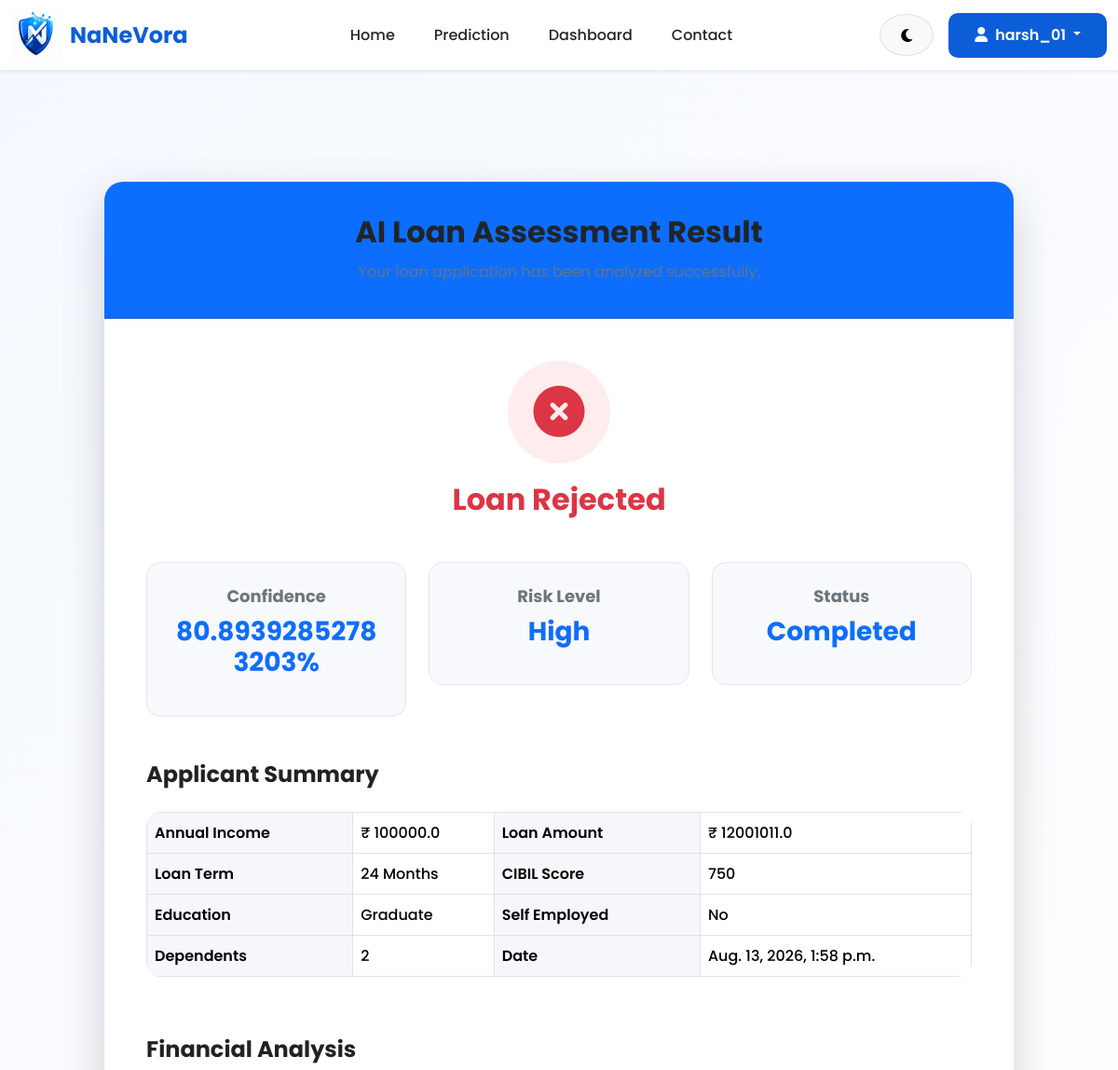
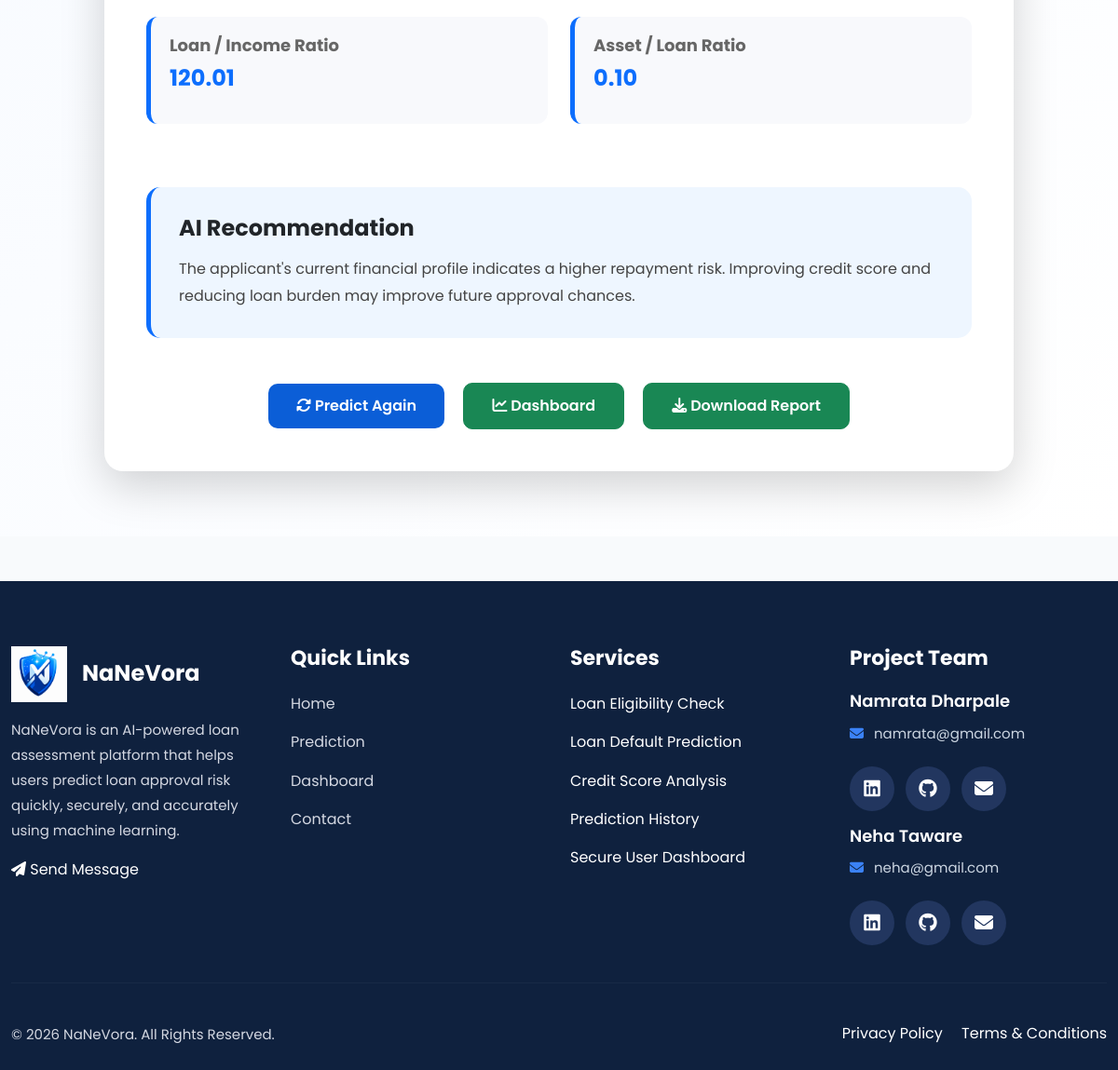
The page /result/11/ (signed in) on the database its author committed (2 pictures, top to bottom).
### website/models.py (models this page shows, shortened)
class Prediction(models.Model):
    EDUCATION = [
        ('Graduate', 'Graduate'),
        ('Not Graduate', 'Not Graduate'),
    ]
    YES_NO = [
        ('Yes', 'Yes'),
        ('No', 'No'),
    ]
    RESULT = [
        ('Approved', 'Approved'),
        ('Rejected', 'Rejected'),
    ]
    user = models.ForeignKey(
        User,
        on_delete=models.CASCADE,
        related_name='predictions'
    )
    no_of_dependents = models.IntegerField()
    education = models.CharField(
        max_length=20,
        choices=EDUCATION
    )
    self_employed = models.CharField(
        max_length=10,
        choices=YES_NO
    )
    income_annum = models.FloatField()
    loan_amount = models.FloatField()
    loan_term = models.IntegerField()
    cibil_score = models.IntegerField()
    residential_assets_value = models.FloatField()
    commercial_assets_value = models.FloatField()
    luxury_assets_value = models.FloatField()
    bank_asset_value = models.FloatField()
    loan_income_ratio = models.FloatField(
        default=0
    )
    asset_loan_ratio = models.FloatField(
        default=0
    )
    prediction_result = models.CharField(
        max_length=20,
        choices=RESULT,
        blank=True
    )
    prediction_probability = models.FloatField(
        default=0
    )
    created_at = models.DateTimeField(
        auto_now_add=True
    )
    prediction_probability = models.FloatField(
        default=0
    )
    status = models.CharField(
    max_length=20,
    default="Completed"
    )
    risk_level = models.CharField(
    max_length=20,
    default="Low"
    )

### website/views.py (the view)
@login_required
def result(request, prediction_id):
    prediction = get_object_or_404(
        Prediction,
        id=prediction_id,
        user=request.user
    )
    return render(
        request,
        "result.html",
        {
            "prediction": prediction
        }
    )

### templates/result.html (shortened to what this page needs)
{% extends 'base.html' %}
{% load static %}
{% block extra_css %}
<link rel="stylesheet" href="{% static 'css/result.css' %}">
{% endblock %}
{% block content %}
<section class="result-section">
<div class="container">
<div class="row justify-content-center">
<div class="col-lg-10">
<div class="card result-card shadow-lg">
<div class="card-header text-center">
<h2>
AI Loan Assessment Result
</h2>
<p>
</p>
</div>
<div class="card-body">
<div class="text-center mb-5">
{% if prediction.prediction_result == "Approved" %}
<div class="status-icon approved">
<i class="fa-solid fa-circle-check"></i>
</div>
<h2 class="text-success">
Loan Approved
</h2>
{% else %}
<div class="status-icon rejected">
<i class="fa-solid fa-circle-xmark"></i>
</div>
<h2 class="text-danger">
Loan Rejected
</h2>
{% endif %}
</div>
<div class="row g-4 mb-5">
<div class="col-md-4">
<div class="summary-box">
<h6>
Confidence
</h6>
<h3>
{{ prediction.prediction_probability }}%
</h3>
</div>
</div>
<div class="col-md-4">
<div class="summary-box">
<h6>
Risk Level
</h6>
<h3>
{{ prediction.risk_level }}
</h3>
</div>
</div>
<div class="col-md-4">
<div class="summary-box">
<h6>
Status
</h6>
<h3>
{{ prediction.status }}
</h3>
</div>
</div>
</div>
<h4 class="section-title">
Applicant Summary
</h4>
<div class="table-responsive">
<table class="table table-bordered">
<tbody>
<tr>
<th>Annual Income</th>
<td>₹ {{ prediction.income_annum }}</td>
<th>Loan Amount</th>
<td>₹ {{ prediction.loan_amount }}</td>
</tr>
<tr>
<th>Loan Term</th>
<td>{{ prediction.loan_term }} Months</td>
<th>CIBIL Score</th>
<td>{{ prediction.cibil_score }}</td>
</tr>
<tr>
<th>Education</th>
<td>{{ prediction.education }}</td>
<th>Self Employed</th>
<td>{{ prediction.self_employed }}</td>
</tr>
<tr>
<th>Dependents</th>
<td>{{ prediction.no_of_dependents }}</td>
<th>Date</th>
<td>{{ prediction.created_at }}</td>
</tr>
</tbody>
</table>
</div>
<h4 class="section-title mt-5">
Financial Analysis
</h4>
<div class="row">
<div class="col-md-6">
<div class="analysis-box">
<h6>
Loan / Income Ratio
</h6>
<h4>
{{ prediction.loan_income_ratio|floatformat:2 }}
</h4>
</div>
</div>
<div class="col-md-6">
<div class="analysis-box">
<h6>
Asset / Loan Ratio
</h6>
<h4>
{{ prediction.asset_loan_ratio|floatformat:2 }}
</h4>
</div>
</div>
</div>
<div class="recommendation mt-5">
<h4>
AI Recommendation
</h4>
{% if prediction.prediction_result == "Approved" %}
<p>
Based on the applicant's financial profile,
the loan application demonstrates a healthy repayment
capacity and acceptable credit behaviour.
</p>
{% else %}
<p>
The applicant's current financial profile
indicates a higher repayment risk.
Improving credit score and reducing loan burden
may improve future approval chances.
</p>
{% endif %}
</div>
<div class="text-center mt-5">
<a href="{% url 'prediction' %}" class="btn btn-primary me-3">
<i class="fa-solid fa-rotate"></i>
Predict Again
</a>
<a href="{% url 'dashboard' %}" class="btn btn-success me-3">
<i class="fa-solid fa-chart-line"></i>
Dashboard
</a>
<a href="{% url 'download_report' prediction.id %}"
   class="btn btn-success">
    <i class="fa-solid fa-download"></i>
    Download Report
</a>
</div>
</div>
</div>
</div>
</div>
</div>
</section>
{% endblock %}

### templates/navbar.html (shortened to what this page needs)
{% load static %}
<nav class="navbar navbar-expand-lg custom-navbar shadow-sm sticky-top">
    <div class="container">
<a class="navbar-brand d-flex align-items-center"
   href="{% url 'home' %}">
    <img src="{% static 'images/logo.png' %}"
         alt="NaNeVora Logo"
         class="logo-img">
    <div class="ms-2">
        <h4 class="brand-text mb-0">
            NaNeVora
        </h4>
        </div>
        </a>
        <div class="collapse navbar-collapse"
             id="mainNavbar">
            <ul class="navbar-nav mx-auto">
                <li class="nav-item">
                    <a class="nav-link" href="{% url 'home' %}">
                        Home
                    </a>
                </li>
                <li class="nav-item">
                    <a class="nav-link" href="{% url 'prediction' %}">
                        Prediction
                    </a>
                </li>
                <li class="nav-item">
                    <a class="nav-link" href="{% url 'dashboard' %}">
                        Dashboard
                    </a>
                </li>
                <li class="nav-item">
                    <a class="nav-link" href="{% url 'contact' %}">
                        Contact
                    </a>
                </li>
            </ul>
            <div class="d-flex align-items-center">
                <button
                    type="button"
                    class="btn btn-light theme-btn me-3"
                    id="themeToggle"
                    aria-label="Toggle Dark Mode">
                    <i class="fa-solid fa-moon"></i>
                </button>
                {% if user.is_authenticated %}
                <div class="dropdown">
                    <button class="btn btn-primary dropdown-toggle"
                            data-bs-toggle="dropdown">
                        <i class="fa-solid fa-user me-1"></i>
                        {{ user.username }}
                    </button>
                </div>
                {% endif %}
            </div>
        </div>
    </div>
</nav>

### static/css/variables.css (style rules this page uses)
:root { --primary-color:#0B5ED7; --primary-dark:#084298; --primary-light:#D7E8FF; --secondary-color:#0D6EFD; --background-color:#F8FAFC; --card-background:#FFFFFF; --navbar-background:#FFFFFF; --footer-background:#0B1F3A; --text-color:#212529; --text-light:#6C757D; --white:#FFFFFF; --black:#000000; --success:#198754; --warning:#FFC107; --danger:#DC3545; --info:#0DCAF0; --border-color:#DEE2E6; --radius-sm:5px; --radius-md:10px; --radius-lg:18px; --radius-xl:25px; --shadow-sm:0 2px 5px rgba(0,0,0,.08); --shadow-md:0 5px 15px rgba(0,0,0,.10); --shadow-lg:0 10px 30px rgba(0,0,0,.15); --font-family:'Poppins',sans-serif; --font-small:14px; --font-normal:16px; --font-medium:18px; --font-large:24px; --font-xl:32px; --font-xxl:42px; --weight-light:300; --weight-normal:400; --weight-medium:500; --weight-semibold:600; --weight-bold:700; --transition:0.30s ease-in-out; --navbar-height:75px; --footer-padding:60px; --button-padding:12px 28px; }

### static/css/base.css (style rules this page uses)
* { margin:0; padding:0; box-sizing:border-box; }
body { font-family:var(--font-family); background:var(--background-color); color:var(--text-color); font-size:var(--font-normal); line-height:1.7; overflow-x:hidden; transition:var(--transition); }
h1, h2, h3, h4, h5, h6 { font-weight:var(--weight-bold); color:var(--text-color); margin-bottom:15px; }
h2 { font-size:var(--font-xl); }
h3 { font-size:30px; }
h4 { font-size:24px; }
h6 { font-size:18px; }
p { color:var(--text-light); margin-bottom:15px; }
a { text-decoration:none; color:inherit; transition:var(--transition); }
img { max-width:100%; height:auto; }
section { padding:80px 0; }
.container { width:100%; }
.btn { border-radius:var(--radius-md); padding:var(--button-padding); font-weight:600; transition:var(--transition); }
.btn-primary { background:var(--primary-color); border:none; }
.card { background:var(--card-background); border:none; border-radius:var(--radius-lg); box-shadow:var(--shadow-md); transition:var(--transition); }
.table { background:var(--card-background); border-radius:var(--radius-md); overflow:hidden; }
ul { list-style:none; margin:0; padding:0; }
html { scroll-behavior:smooth; }

### static/css/navbar.css (style rules this page uses)
.custom-navbar { background:var(--navbar-background); height:var(--navbar-height); box-shadow:var(--shadow-sm); transition:var(--transition); z-index:1000; }
.logo-img { width:55px; height:55px; object-fit:contain; }
.brand-text { color:var(--primary-color); font-size:24px; font-weight:700; line-height:1; }
.navbar-nav { gap:12px; }
.nav-link { position:relative; color:var(--text-color); font-weight:500; padding:10px 15px !important; transition:var(--transition); }
.nav-link::after { content:""; position:absolute; left:0; bottom:0; width:0; height:3px; background:var(--primary-color); border-radius:20px; transition:var(--transition); }
.theme-btn { width:45px; height:45px; border-radius:50%; border:1px solid var(--border-color); display:flex; align-items:center; justify-content:center; transition:var(--transition); }
.btn-primary { font-weight:600; }
.sticky-top { top:0; }

### static/css/darkmode.css (style rules this page uses)
body, .navbar, .footer, .card, .form-control, .form-select, .table, .btn, .dropdown-menu { transition:all .35s ease; }

### static/css/responsive.css (style rules this page uses)
@media (max-width:1400px) { .container { max-width:1200px; } }
@media (max-width:1200px) { h2 { font-size:32px; } }
@media (max-width:1200px) { h3 { font-size:28px; } }
@media (max-width:1200px) { section { padding:70px 0; } }

### static/css/animations.css (style rules this page uses)
.card { transition:.35s; }
.btn { transition:.3s; }
.nav-link { transition:.3s; }

### rows shown on the page
Prediction: prediction_probability "80.89392852783203", risk_level "High", status "Completed", income_annum "100000.0", loan_amount "12001011.0", loan_term "24", cibil_score "750", education "Graduate", self_employed "No", no_of_dependents "2", created_at "Aug. 13, 2026, 1:58 p.m.", loan_income_ratio "120.01", asset_loan_ratio "0.10"

### other values the page prints
{{ user.username }} "harsh_01"
